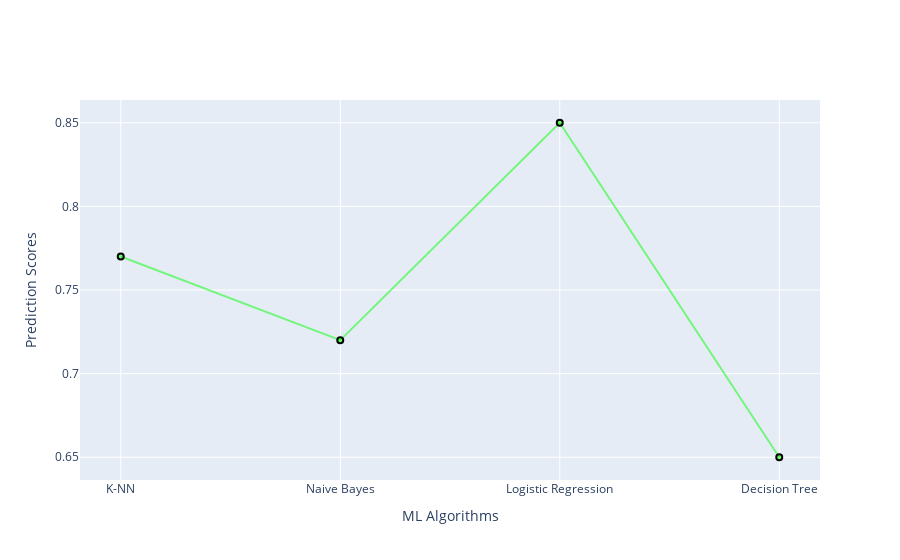

The notebook cell this image was saved under:
### Code cell
iplot(fig)

### Figure 1 — Plotly figure (JSON) as saved in the notebook; plotly's stock layout.template omitted (floating-point values rounded to 4 significant figures)
{"data": [{"marker": {"color": "rgba(0,255,0,0.5)", "line": {"color": "rgb(0,0,0)", "width": 2}}, "name": "Algortms Name", "text": ["K-NN", "Naive Bayes", "Logistic Regression", "Decision Tree"], "type": "scatter", "x": ["K-NN", "Naive Bayes", "Logistic Regression", "Decision Tree"], "y": [0.77, 0.72, 0.85, 0.65]}], "layout": {"barmode": "group", "xaxis": {"ticklen": 5, "title": {"text": "ML Algorithms"}, "zeroline": false}, "yaxis": {"ticklen": 5, "title": {"text": "Prediction Scores"}, "zeroline": false}}}
